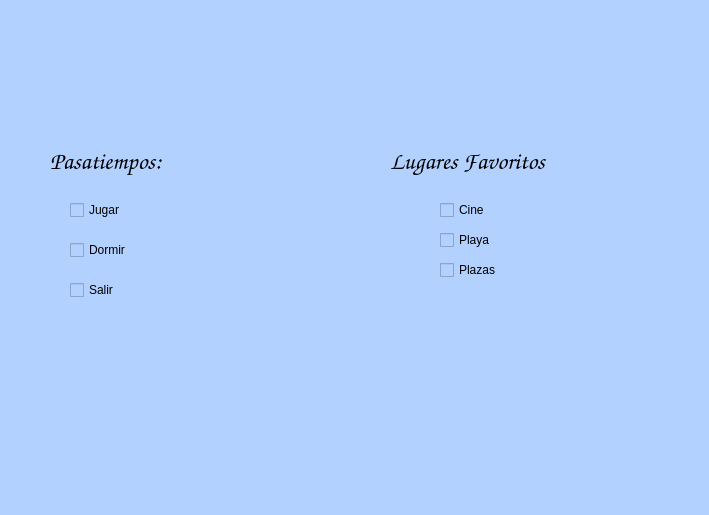
<?xml version="1.0" encoding="UTF-8"?>
<ui version="4.0">
 <class>MainWindow</class>
 <widget class="QMainWindow" name="MainWindow">
  <property name="geometry">
   <rect>
    <x>0</x>
    <y>0</y>
    <width>709</width>
    <height>515</height>
   </rect>
  </property>
  <property name="windowTitle">
   <string>MainWindow</string>
  </property>
  <property name="styleSheet">
   <string notr="true">background-color: rgb(178, 209, 255);</string>
  </property>
  <widget class="QWidget" name="centralwidget">
   <widget class="QLabel" name="imagen">
    <property name="geometry">
     <rect>
      <x>0</x>
      <y>10</y>
      <width>121</width>
      <height>101</height>
     </rect>
    </property>
    <property name="autoFillBackground">
     <bool>false</bool>
    </property>
    <property name="styleSheet">
     <string notr="true"/>
    </property>
    <property name="text">
     <string/>
    </property>
    <property name="pixmap">
     <pixmap resource="../Archivos/Recursos.qrc">:/logos/FIT_logo_vertical.png</pixmap>
    </property>
    <property name="scaledContents">
     <bool>true</bool>
    </property>
   </widget>
   <widget class="QLabel" name="imagen_2">
    <property name="geometry">
     <rect>
      <x>500</x>
      <y>-10</y>
      <width>181</width>
      <height>91</height>
     </rect>
    </property>
    <property name="autoFillBackground">
     <bool>false</bool>
    </property>
    <property name="styleSheet">
     <string notr="true"/>
    </property>
    <property name="text">
     <string/>
    </property>
    <property name="pixmap">
     <pixmap resource="../Archivos/Recursos.qrc">:/logos/log_uat_nuevo.png</pixmap>
    </property>
    <property name="scaledContents">
     <bool>true</bool>
    </property>
   </widget>
   <widget class="QLabel" name="imagen_3">
    <property name="geometry">
     <rect>
      <x>600</x>
      <y>370</y>
      <width>101</width>
      <height>91</height>
     </rect>
    </property>
    <property name="autoFillBackground">
     <bool>false</bool>
    </property>
    <property name="styleSheet">
     <string notr="true"/>
    </property>
    <property name="text">
     <string/>
    </property>
    <property name="pixmap">
     <pixmap resource="../Archivos/Recursos.qrc">:/ejercicios/ContornoTD.jpg</pixmap>
    </property>
    <property name="scaledContents">
     <bool>true</bool>
    </property>
   </widget>
   <widget class="QLabel" name="label">
    <property name="geometry">
     <rect>
      <x>50</x>
      <y>146</y>
      <width>261</width>
      <height>31</height>
     </rect>
    </property>
    <property name="font">
     <font>
      <family>Comic Sans MS</family>
      <pointsize>18</pointsize>
      <weight>9</weight>
      <italic>false</italic>
      <bold>false</bold>
     </font>
    </property>
    <property name="styleSheet">
     <string notr="true">font: 75 18pt &quot;Comic Sans MS&quot;;</string>
    </property>
    <property name="text">
     <string>Pasatiempos:</string>
    </property>
   </widget>
   <widget class="QLabel" name="label_2">
    <property name="geometry">
     <rect>
      <x>390</x>
      <y>146</y>
      <width>261</width>
      <height>31</height>
     </rect>
    </property>
    <property name="font">
     <font>
      <family>Comic Sans MS</family>
      <pointsize>18</pointsize>
      <weight>9</weight>
      <italic>false</italic>
      <bold>false</bold>
     </font>
    </property>
    <property name="styleSheet">
     <string notr="true">font: 75 18pt &quot;Comic Sans MS&quot;;</string>
    </property>
    <property name="text">
     <string>Lugares Favoritos</string>
    </property>
   </widget>
   <widget class="QCheckBox" name="cb_jugar">
    <property name="geometry">
     <rect>
      <x>70</x>
      <y>200</y>
      <width>151</width>
      <height>20</height>
     </rect>
    </property>
    <property name="styleSheet">
     <string notr="true">font: 75 14pt &quot;Comic Sans MS&quot;;</string>
    </property>
    <property name="text">
     <string>Jugar</string>
    </property>
   </widget>
   <widget class="QCheckBox" name="cb_dormir">
    <property name="geometry">
     <rect>
      <x>70</x>
      <y>240</y>
      <width>151</width>
      <height>20</height>
     </rect>
    </property>
    <property name="styleSheet">
     <string notr="true">font: 75 14pt &quot;Comic Sans MS&quot;;</string>
    </property>
    <property name="text">
     <string>Dormir</string>
    </property>
   </widget>
   <widget class="QCheckBox" name="cb_salir">
    <property name="geometry">
     <rect>
      <x>70</x>
      <y>280</y>
      <width>151</width>
      <height>20</height>
     </rect>
    </property>
    <property name="styleSheet">
     <string notr="true">font: 75 14pt &quot;Comic Sans MS&quot;;</string>
    </property>
    <property name="text">
     <string>Salir</string>
    </property>
   </widget>
   <widget class="QCheckBox" name="cb_playa">
    <property name="geometry">
     <rect>
      <x>440</x>
      <y>230</y>
      <width>151</width>
      <height>20</height>
     </rect>
    </property>
    <property name="styleSheet">
     <string notr="true">font: 75 14pt &quot;Comic Sans MS&quot;;</string>
    </property>
    <property name="text">
     <string>Playa</string>
    </property>
   </widget>
   <widget class="QCheckBox" name="cb_plazas">
    <property name="geometry">
     <rect>
      <x>440</x>
      <y>260</y>
      <width>151</width>
      <height>20</height>
     </rect>
    </property>
    <property name="styleSheet">
     <string notr="true">font: 75 14pt &quot;Comic Sans MS&quot;;</string>
    </property>
    <property name="text">
     <string>Plazas</string>
    </property>
   </widget>
   <widget class="QCheckBox" name="cb_cine">
    <property name="geometry">
     <rect>
      <x>440</x>
      <y>200</y>
      <width>151</width>
      <height>20</height>
     </rect>
    </property>
    <property name="styleSheet">
     <string notr="true">font: 75 14pt &quot;Comic Sans MS&quot;;</string>
    </property>
    <property name="text">
     <string>Cine</string>
    </property>
   </widget>
  </widget>
  <widget class="QMenuBar" name="menubar">
   <property name="geometry">
    <rect>
     <x>0</x>
     <y>0</y>
     <width>709</width>
     <height>21</height>
    </rect>
   </property>
  </widget>
  <widget class="QStatusBar" name="statusbar"/>
 </widget>
 <resources>
  <include location="../Archivos/Recursos.qrc"/>
 </resources>
 <connections/>
</ui>
